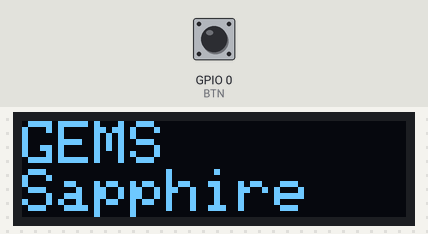
A sketch run on a simulated ESP32. Parts: 128×32 one-colour display. The inputs (shaded band) are chosen by the test bench; at power-on: GPIO 0 (BTN) HIGH. What the sketch prints to the serial monitor is not drawn.

Above: at 1.5 s.
1.6 s: GPIO 0 (BTN) pulled LOW for 0.15 s
At 1.68 s:
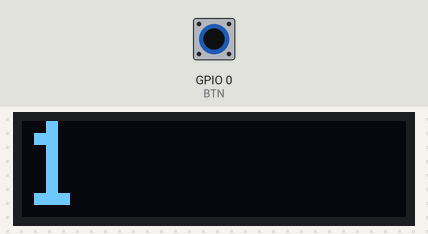
3.2 s: GPIO 0 (BTN) pulled LOW for 1 s
At 4.0 s:
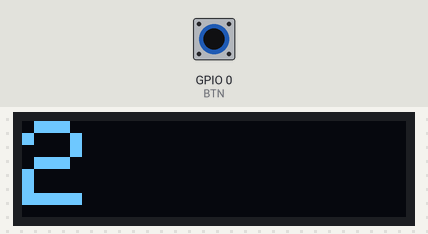
5.7 s: GPIO 0 (BTN) pulled LOW for 0.15 s
At 5.78 s:
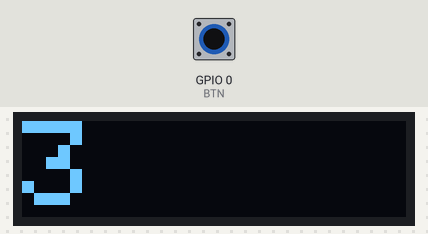
7.3 s: GPIO 0 (BTN) pulled LOW for 1 s
At 8.1 s:
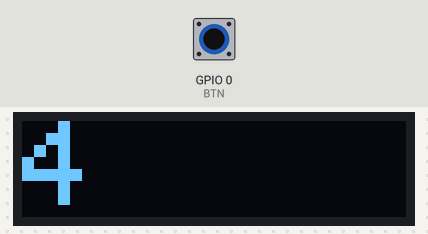
Timing chart, 0 to 10.3 s (numbered marks = the images above; inputs shaded):
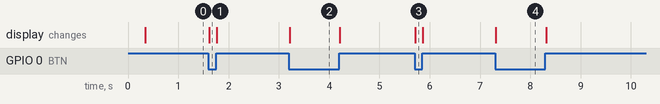

The sketch:

GEMS_Sapphire_uC_OLED.ino
```cpp
#include <Wire.h>
#include <Adafruit_SSD1306.h>
#include <Adafruit_GFX.h>

#define BTN 0
#define USR 15  // error on PCB: no connection
#define CAN_RX 4
#define CAN_TX 5
#define SDA 11
#define SCL 12
#define UART_TX 43
#define UART_RX 44
#define BZZR_P 36
#define BZZR_N 35

#define WIDTH 128
#define HEIGHT 32

Adafruit_SSD1306 display(WIDTH, HEIGHT, &Wire, -1);

bool key = false;
int N = 0;

void setup() {
  Wire.begin(SDA, SCL);
  Serial.begin(115200);

  pinMode(BTN, INPUT_PULLUP);

   if (!display.begin(SSD1306_SWITCHCAPVCC, 0x3C)) { // Address 0x3C for 128x32
    Serial.println(F("SSD1306 allocation failed"));
    for (;;); // Don't proceed, loop forever
  }

  display.clearDisplay();
  display.setTextSize(2);
  display.setTextColor(SSD1306_WHITE);
  display.setCursor(0, 0);
  display.println("GEMS");
  display.println("Sapphire");

  delay(300);
  display.display();
  Serial.println("Hello Sapphire OLED!");
}

void loop() {
  if (digitalRead(BTN) == LOW && key) {
    key = false;
    N = N + 1;
    display.clearDisplay();
    display.setTextSize(4);
    display.setCursor(0, 0);
    display.print(N);
    display.display();
  } else if (digitalRead(BTN) == HIGH && !key) {
    key = true;
    display.clearDisplay();
    display.setTextSize(2);
    display.setCursor(0, 0);
    display.println("GEMS");
    display.println("Sapphire");
    display.display();
  }
}
```

Measured:
- after the input at 1.6 s, the display: changes at once (image 1)
- after the input at 3.2 s, the display: changes at once (image 2)
- after the input at 5.7 s, the display: changes at once (image 3)
- after the input at 7.3 s, the display: changes at once (image 4)
